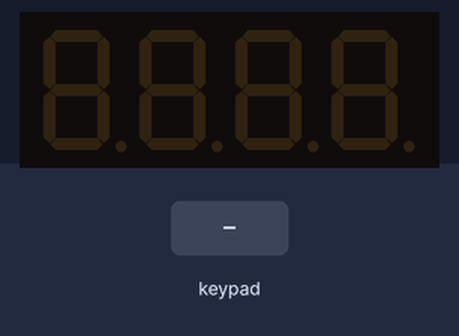
Bench run of a sketch on a simulated Arduino Uno, built with avr-gcc and run on an emulated ATmega328P. Shown: 4-digit seven-segment display. The test bench sets the inputs (shaded band). What the sketch prints to the serial monitor is not drawn.

Above: at 4.2 s.
4.3 s: keypad keys 5 4 3 2 # pressed 0.4 s apart
At 6.7 s:
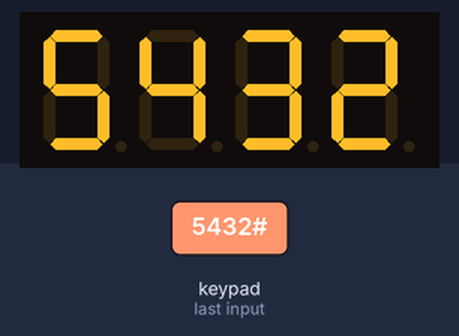
At 7.4 s:
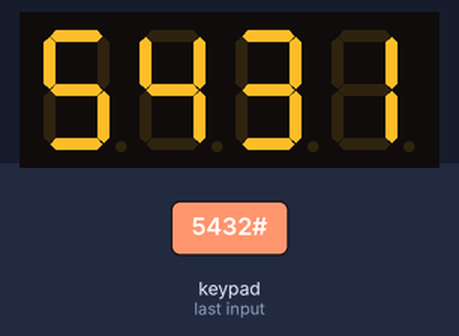
Timing chart, 0 to 8.9 s (numbered marks = the images above; inputs shaded):
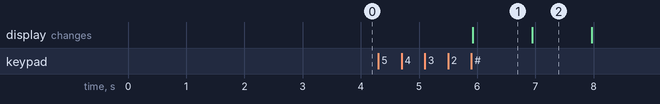

Measured:
- after the input at 4.3 s, the display: changes after 1.6 s (image 1)
- what the display in image 1 shows lasts 1.0 s, from 5.9 s to 6.9 s

The sketch:

Lesson20_Jan15_ManualTimer.ino
```cpp
#include <pitches.h>
#include <Key.h>
#include <Keypad.h>
#include <TM1637Display.h>

//Pseudo code:
//Program the keypad to accept regular input.
//Accept input from keypad to set timer.
//When you press pound, that starts the timer.
//When timer reaches zero, play buzzer song.

//******************************Define Timer, Buzzer and Counter********************

// Define the display connection pins:
#define CLK 6
#define DIO 7

//int counter = 1; //You donot need to initialize the counter when you set it to the value later in the code.
int buzzer = 11;  // pin 11 drives the buzzer
int toneFreq = 1000;

// Create display object of type TM1637Display:
TM1637Display OurDisplay = TM1637Display(CLK, DIO);

// Create array that turns all segments on:
const uint8_t data[] = {0xff, 0xff, 0xff, 0xff};

// Create array that turns all segments off:
const uint8_t blank[] = {0x00, 0x00, 0x00, 0x00};

// You can set the individual segments per digit to spell words or create other symbols:
const uint8_t done[] = {
  SEG_B | SEG_C | SEG_D | SEG_E | SEG_G,           // d
  SEG_A | SEG_B | SEG_C | SEG_D | SEG_E | SEG_F,   // O
  SEG_C | SEG_E | SEG_G,                           // n
  SEG_A | SEG_D | SEG_E | SEG_F | SEG_G            // E
};
//*****************************Setup the keypad input*********************************************
const byte ROWS = 4;
const byte COLS = 4;

char buttons[ROWS][COLS] = {
  {'1', '2', '3', 'A'},  // 1st row
  {'4', '5', '6', 'B'},  // 2nd row
  {'7', '8', '9', 'C'},  // 3rd row
  {'*', '0', '#', 'D'}   // 4th row
};

byte rowPins[ROWS] = {5, 4, 3, 2};
byte colPins[COLS] = {8, 9, 10, 12};

Keypad timerPad = Keypad(makeKeymap(buttons), rowPins, colPins, ROWS, COLS);

String inputString;
long inputInt;
long counter;

//******************************Song***************************************
int melody[] = {
  NOTE_G4, NOTE_C4, NOTE_DS4, NOTE_F4, NOTE_G4, NOTE_C4, NOTE_DS4, NOTE_F4,
  NOTE_G4, NOTE_C4, NOTE_DS4, NOTE_F4, NOTE_G4, NOTE_C4, NOTE_DS4, NOTE_F4,
  NOTE_G4, NOTE_C4, NOTE_E4, NOTE_F4, NOTE_G4, NOTE_C4, NOTE_E4, NOTE_F4,
  NOTE_G4, NOTE_C4, NOTE_E4, NOTE_F4, NOTE_G4, NOTE_C4, NOTE_E4, NOTE_F4,
  NOTE_G4, NOTE_C4,

  NOTE_DS4, NOTE_F4, NOTE_G4, NOTE_C4, NOTE_DS4, NOTE_F4,
  NOTE_D4,
  NOTE_F4, NOTE_AS3,
  NOTE_DS4, NOTE_D4, NOTE_F4, NOTE_AS3,
  NOTE_DS4, NOTE_D4, NOTE_C4,

  NOTE_G4, NOTE_C4,

  NOTE_DS4, NOTE_F4, NOTE_G4, NOTE_C4, NOTE_DS4, NOTE_F4,
  NOTE_D4,
  NOTE_F4, NOTE_AS3,
  NOTE_DS4, NOTE_D4, NOTE_F4, NOTE_AS3,
  NOTE_DS4, NOTE_D4, NOTE_C4,
  NOTE_G4, NOTE_C4,
  NOTE_DS4, NOTE_F4, NOTE_G4,  NOTE_C4, NOTE_DS4, NOTE_F4,

  NOTE_D4,
  NOTE_F4, NOTE_AS3,
  NOTE_D4, NOTE_DS4, NOTE_D4, NOTE_AS3,
  NOTE_C4,
  NOTE_C5,
  NOTE_AS4,
  NOTE_C4,
  NOTE_G4,
  NOTE_DS4,
  NOTE_DS4, NOTE_F4,
  NOTE_G4,

  NOTE_C5,
  NOTE_AS4,
  NOTE_C4,
  NOTE_G4,
  NOTE_DS4,
  NOTE_DS4, NOTE_D4,
  NOTE_C5, NOTE_G4, NOTE_GS4, NOTE_AS4, NOTE_C5, NOTE_G4, NOTE_GS4, NOTE_AS4,
  NOTE_C5, NOTE_G4, NOTE_GS4, NOTE_AS4, NOTE_C5, NOTE_G4, NOTE_GS4, NOTE_AS4,

  REST, NOTE_GS5, NOTE_AS5, NOTE_C6, NOTE_G5, NOTE_GS5, NOTE_AS5,
  NOTE_C6, NOTE_G5, NOTE_GS5, NOTE_AS5, NOTE_C6, NOTE_G5, NOTE_GS5, NOTE_AS5
};

int durations[] = {
  8, 8, 16, 16, 8, 8, 16, 16,
  8, 8, 16, 16, 8, 8, 16, 16,
  8, 8, 16, 16, 8, 8, 16, 16,
  8, 8, 16, 16, 8, 8, 16, 16,
  4, 4,

  16, 16, 4, 4, 16, 16,
  1,
  4, 4,
  16, 16, 4, 4,
  16, 16, 1,

  4, 4,

  16, 16, 4, 4, 16, 16,
  1,
  4, 4,
  16, 16, 4, 4,
  16, 16, 1,
  4, 4,
  16, 16, 4, 4, 16, 16,

  2,
  4, 4,
  8, 8, 8, 8,
  1,
  2,
  2,
  2,
  2,
  2,
  4, 4,
  1,

  2,
  2,
  2,
  2,
  2,
  4, 4,
  8, 8, 16, 16, 8, 8, 16, 16,
  8, 8, 16, 16, 8, 8, 16, 16,

  4, 16, 16, 8, 8, 16, 16,
  8, 16, 16, 16, 8, 8, 16, 16
};

void song(){
// -------------------------------------------------
// Copyright (c) 2022 HiBit <https://www.hibit.dev>
// --
  int size = sizeof(durations) / sizeof(int);

  for (int note = 0; note < size; note++) {
    //to calculate the note duration, take one second divided by the note type.
    //e.g. quarter note = 1000 / 4, eighth note = 1000/8, etc.
    int duration = 1000 / durations[note];
    tone(buzzer, melody[note], duration);

    //to distinguish the notes, set a minimum time between them.
    //the note's duration + 30% seems to work well:
    int pauseBetweenNotes = duration * 1.90;
    delay(pauseBetweenNotes);

    //stop the tone playing:
    noTone(buzzer);
  }
}

void setup() {

  // Setup Serial Monitor
  Serial.begin(9600);
  inputString.reserve(4); // maximum number of digit for a number is 4, due to timer

  // Clear the display:
  OurDisplay.clear();
  delay(1000);
  OurDisplay.setBrightness(7);

  Serial.begin(9600); // Begin monitoring via the serial monitor
  delay(2000);
  Serial.println("Set the timer with a number value then press #.");

}

void loop() {
  char key = timerPad.getKey();

  if (key) {
    Serial.print(key);

    if (key >= '0' && key <= '9') {     // only act on numeric keys
      inputString += key;               // append new character to input string
    } else if (key == '#') {
      if (inputString.length() > 0) {
        inputInt = inputString.toInt(); // YOU GOT AN INTEGER NUMBER
        inputString = "";               // clear input
      }
        while (inputInt > -1){
        OurDisplay.showNumberDec(inputInt);
        delay(1000);
        inputInt--;
        if (inputInt == 0){   //turns out you can nest if statements in your while command!!
          OurDisplay.clear();
          OurDisplay.setSegments(done);
          //tone(buzzer, toneFreq, 1000);  // ... and play the tone for one second
          song();
          OurDisplay.clear();
          return 0;
        }
        }

    }

    }
}
```
